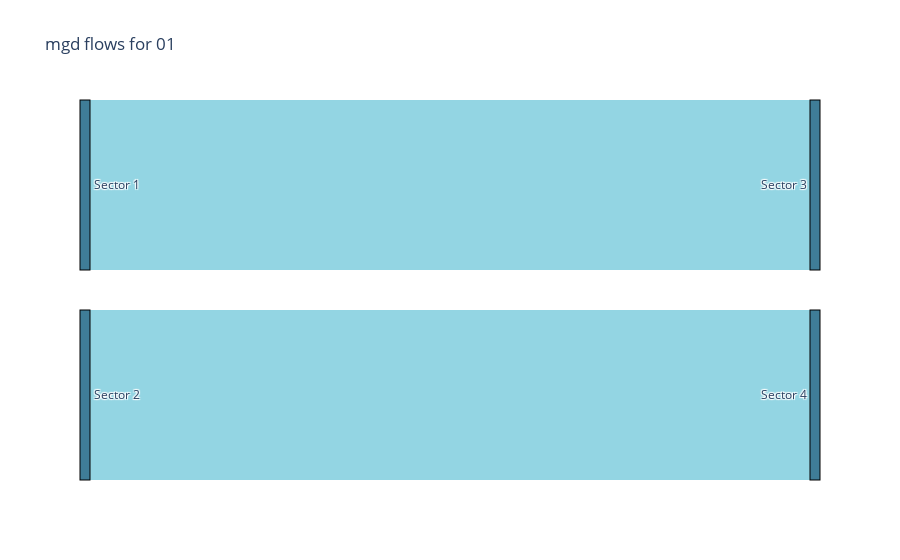

Notebook cell for this chart:
### Code cell


### Figure 1 — Plotly figure (JSON) as saved in the notebook; plotly's stock layout.template omitted (floating-point values rounded to 4 significant figures)
{"data": [{"link": {"color": "rgba(102, 195, 216, 0.7)", "source": [0, 1], "target": [2, 3], "value": [10, 10]}, "node": {"color": "rgba(63, 125, 152, 1)", "label": ["Sector 1", "Sector 2", "Sector 3", "Sector 4"], "line": {"color": "black", "width": 1}, "pad": 40, "thickness": 10}, "type": "sankey", "valuesuffix": "mgd"}], "layout": {"font": {"size": 12}, "title": {"text": "mgd flows for 01"}}}
